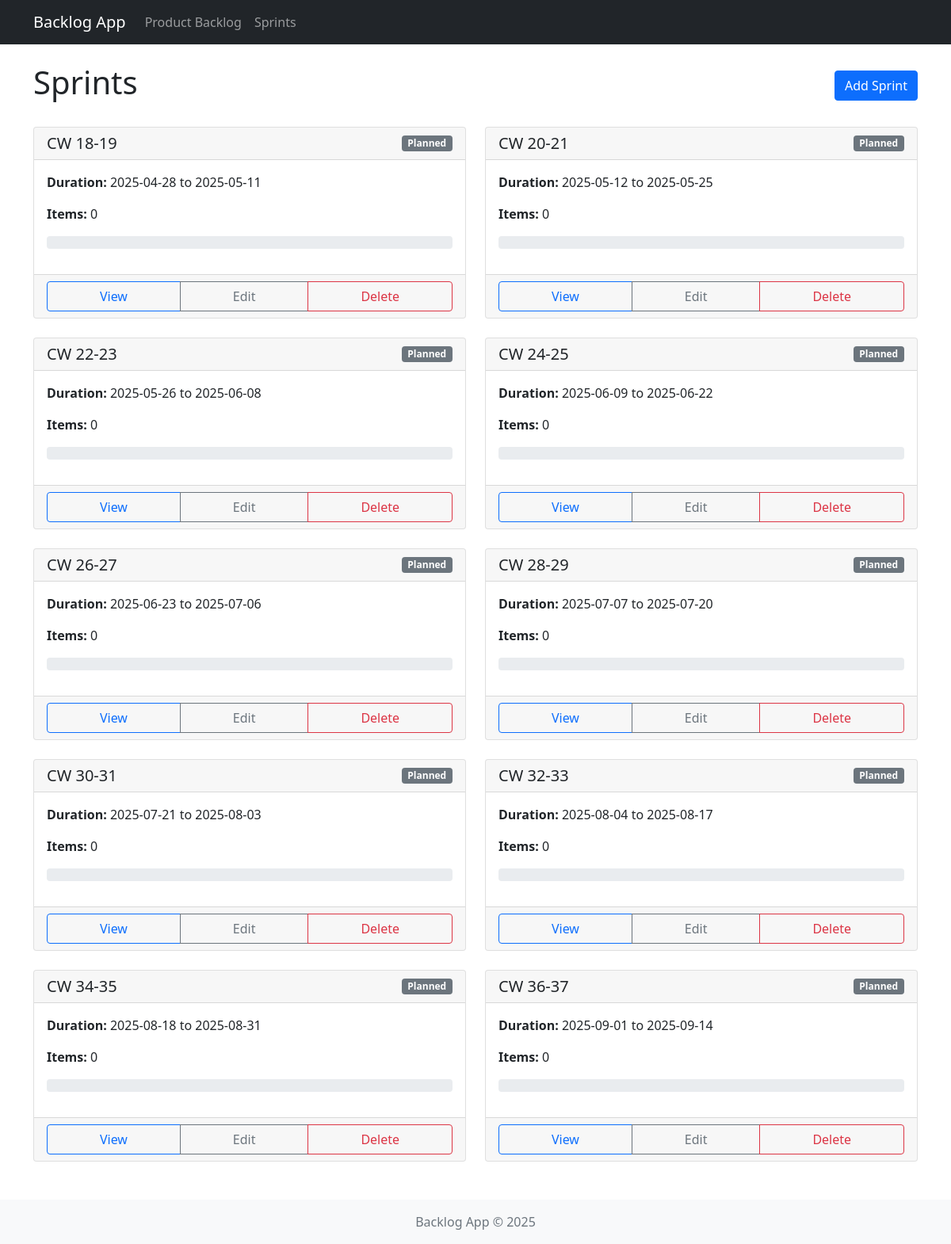
The app's page /sprints with its own data.
### app/models.py (models this page shows, shortened)
class Sprint(db.Model):
    id = db.Column(db.Integer, primary_key=True)
    name = db.Column(db.String(100), nullable=False)
    start_date = db.Column(db.DateTime, nullable=True)
    end_date = db.Column(db.DateTime, nullable=True)
    status = db.Column(db.String(20), default='Planned')  # Planned, Active, Completed
    created_at = db.Column(db.DateTime, default=datetime.utcnow)
    backlog_items = db.relationship('BacklogItem', backref='sprint', lazy='dynamic')

### app/routes.py (the view)
@main_bp.route('/sprints')
def sprints():
    sprints = Sprint.query.order_by(Sprint.name).all()
    return render_template('sprints.html', sprints=sprints)

### app/routes.py (called while the page is built)
@main_bp.context_processor
def inject_now():
    return {'now': datetime.utcnow()}

### app/templates/sprints.html (shortened to what this page needs)
{% extends "base.html" %}
{% block content %}
<div class="d-flex justify-content-between align-items-center mb-4">
    <h1>Sprints</h1>
    <a href="{{ url_for('main.add_sprint') }}" class="btn btn-primary">Add Sprint</a>
</div>
<div class="row">
    <div class="col-md-12">
        {% if sprints %}
            <div class="row row-cols-1 row-cols-md-2 g-4">
                {% for sprint in sprints %}
                    <div class="col">
                        <div class="card h-100">
                            <div class="card-header d-flex justify-content-between align-items-center">
                                <h5 class="card-title mb-0">{{ sprint.name }}</h5>
                                {% if sprint.status == 'Planned' %}
                                    <span class="badge bg-secondary">Planned</span>
                                {% elif sprint.status == 'Active' %}
                                    <span class="badge bg-primary">Active</span>
                                {% else %}
                                    <span class="badge bg-success">Completed</span>
                                {% endif %}
                            </div>
                            <div class="card-body">
                                <p class="card-text">
                                    {% if sprint.start_date and sprint.end_date %}
                                        <strong>Duration:</strong> {{ sprint.start_date.strftime('%Y-%m-%d') }} to {{ sprint.end_date.strftime('%Y-%m-%d') }}
                                    {% endif %}
                                </p>
                                <p class="card-text">
                                    <strong>Items:</strong> {{ sprint.backlog_items.count() }}
                                </p>
                                <div class="progress mb-3">
                                    {% set total = sprint.backlog_items.count() %}
                                    {% set done = sprint.backlog_items.filter_by(status='Done').count() %}
                                    {% set in_progress = sprint.backlog_items.filter_by(status='In Progress').count() %}
                                    {% set done_percent = (done / total * 100) if total > 0 else 0 %}
                                    {% set in_progress_percent = (in_progress / total * 100) if total > 0 else 0 %}
                                </div>
                            </div>
                            <div class="card-footer">
                                <div class="btn-group w-100">
                                    <a href="{{ url_for('main.sprint_backlog', sprint_id=sprint.id) }}" class="btn btn-outline-primary">View</a>
                                    <a href="{{ url_for('main.edit_sprint', sprint_id=sprint.id) }}" class="btn btn-outline-secondary">Edit</a>
                                    <button type="button" class="btn btn-outline-danger"
                                            onclick="confirmDelete('{{ url_for('main.delete_sprint', sprint_id=sprint.id) }}')">
                                        Delete
                                    </button>
                                </div>
                            </div>
                        </div>
                    </div>
                {% endfor %}
            </div>
        {% else %}
            <div class="alert alert-info">No sprints created yet. Add some!</div>
        {% endif %}
    </div>
</div>
{% endblock %}

### records on screen
Sprint: name "CW 18-19", status "Planned", start_date "2025-04-28", end_date "2025-05-11", backlog_items.count "0"
Sprint: name "CW 20-21", status "Planned", start_date "2025-05-12", end_date "2025-05-25", backlog_items.count "0"
Sprint: name "CW 22-23", status "Planned", start_date "2025-05-26", end_date "2025-06-08", backlog_items.count "0"
Sprint: name "CW 24-25", status "Planned", start_date "2025-06-09", end_date "2025-06-22", backlog_items.count "0"
Sprint: name "CW 26-27", status "Planned", start_date "2025-06-23", end_date "2025-07-06", backlog_items.count "0"
Sprint: name "CW 28-29", status "Planned", start_date "2025-07-07", end_date "2025-07-20", backlog_items.count "0"
Sprint: name "CW 30-31", status "Planned", start_date "2025-07-21", end_date "2025-08-03", backlog_items.count "0"
Sprint: name "CW 32-33", status "Planned", start_date "2025-08-04", end_date "2025-08-17", backlog_items.count "0"
Sprint: name "CW 34-35", status "Planned", start_date "2025-08-18", end_date "2025-08-31", backlog_items.count "0"
Sprint: name "CW 36-37", status "Planned", start_date "2025-09-01", end_date "2025-09-14", backlog_items.count "0"
